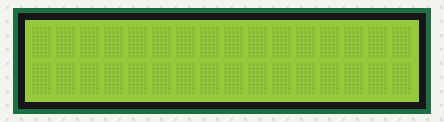
Simulated run of this program. Board: Raspberry Pi (BCM pin numbers). Shown: 16×2 character LCD.

Above: at 0.1 s.
At 1.1 s:
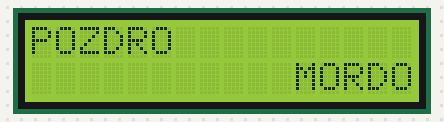

Measured:
- what the display in image 1 shows lasts 1.0 s, from 1.0 s to 2.0 s

The program:

lcd-rplcd.py
```python
import RPi.GPIO as GPIO
import time
from RPLCD import CharLCD

GPIO.setwarnings(False)

# For 8-bit pins from D0-D7
lcd = CharLCD(numbering_mode=GPIO.BCM, cols=16, rows=2, pin_rs=18, pin_e=23, pins_data=[4, 17, 27, 22, 28, 29, 30, 31])

# For 4-bit pins from D4-D7
# lcd = CharLCD(numbering_mode=GPIO.BCM, cols=16, rows=2, pin_rs=18, pin_e=23, pins_data=[28, 29, 30, 31])

while True:
    lcd.clear()
    time.sleep(1)

    lcd.cursor_pos = (0, 0)
    lcd.write_string(u'POZDRO')
    lcd.cursor_pos = (1, 11)
    lcd.write_string(u'MORDO')

    time.sleep(1)
```
